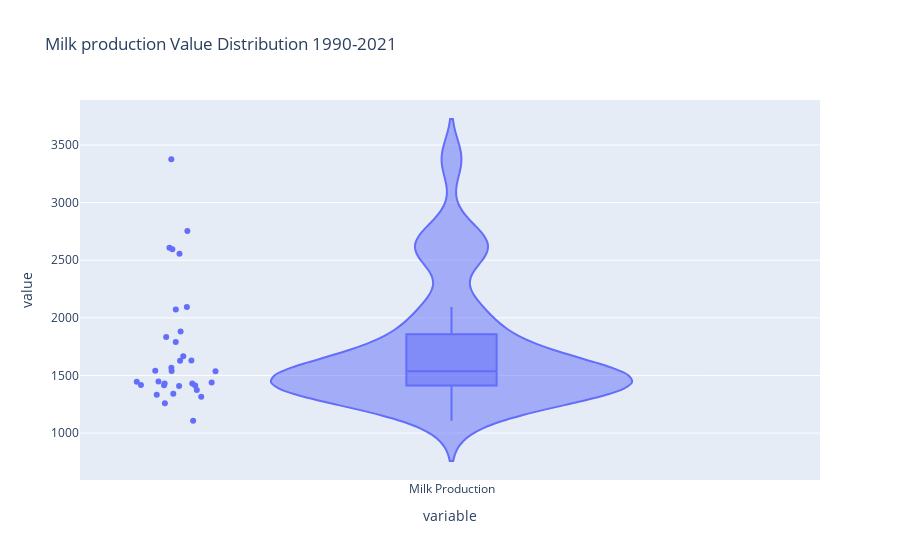

Here is the notebook cell this chart was saved with:
### Markdown cell above
## Descriptive Statistics

### Code cell
# Tendency and Spread
print('Summary Statistics\n\n', df_milk.describe())
print('\nSkewness level' ,round(df_milk.skew(),2))
print('\nKurtoses level',round(df_milk.kurt(),2))

#px.box(df_milk,title='Distribution')

px.violin(df_milk,box=True,points='all',title='Milk production Value Distribution 1990-2021')

### Figure 1 — Plotly figure (JSON) as saved in the notebook; plotly's stock layout.template omitted (floating-point values rounded to 4 significant figures)
{"data": [{"alignmentgroup": "True", "box": {"visible": true}, "hovertemplate": "variable=%{x}<br>value=%{y}<extra></extra>", "legendgroup": "", "marker": {"color": "#636efa"}, "name": "", "offsetgroup": "", "orientation": "v", "points": "all", "scalegroup": "True", "showlegend": false, "type": "violin", "x": ["Milk Production", "Milk Production", "Milk Production", "Milk Production", "Milk Production", "Milk Production", "Milk Production", "Milk Production", "Milk Production", "Milk Production", "Milk Production", "Milk Production", "Milk Production", "Milk Production", "Milk Production", "Milk Production", "Milk Production", "Milk Production", "Milk Production", "Milk Production", "Milk Production", "Milk Production", "Milk Production", "Milk Production", "Milk Production", "Milk Production", "Milk Production", "Milk Production", "Milk Production", "Milk Production", "Milk Production", "Milk Production"], "x0": " ", "xaxis": "x", "y": [1316.0, 1259.0, 1373.0, 1439, 1446.0, 1538.0, 1536, 1414.0, 1431.0, 1409.0, 1447.0, 1566.0, 1413, 1431.0, 1418.0, 1342.0, 1332.0, 1668.0, 1628.0, 1106.0, 1542.0, 1835.0, 1630.0, 2073.0, 2093.0, 1881.0, 1791.0, 2594.0, 2557.0, 2609.0, 2753.0, 3377.0], "y0": " ", "yaxis": "y"}], "layout": {"legend": {"tracegroupgap": 0}, "title": {"text": "Milk production Value Distribution 1990-2021"}, "violinmode": "group", "xaxis": {"anchor": "y", "domain": [0, 1], "title": {"text": "variable"}}, "yaxis": {"anchor": "x", "domain": [0, 1], "title": {"text": "value"}}}}
